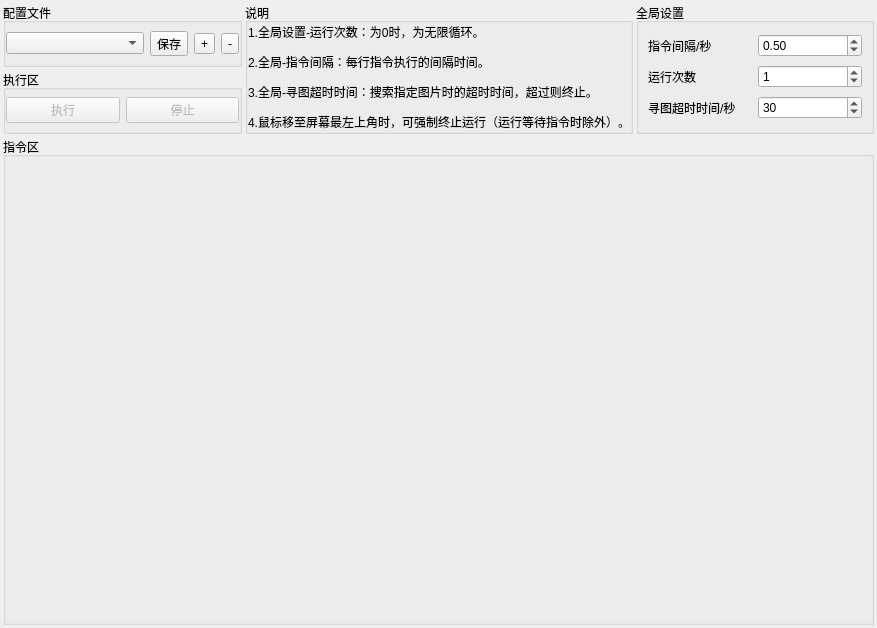
<?xml version="1.0" encoding="UTF-8"?>
<ui version="4.0">
 <class>MainWindow</class>
 <widget class="QMainWindow" name="MainWindow">
  <property name="geometry">
   <rect>
    <x>0</x>
    <y>0</y>
    <width>877</width>
    <height>628</height>
   </rect>
  </property>
  <property name="windowTitle">
   <string>waterRPA GUI版</string>
  </property>
  <widget class="QWidget" name="centralwidget">
   <layout class="QVBoxLayout" name="verticalLayout_5" stretch="0,1">
    <property name="spacing">
     <number>3</number>
    </property>
    <property name="leftMargin">
     <number>3</number>
    </property>
    <property name="topMargin">
     <number>3</number>
    </property>
    <property name="rightMargin">
     <number>3</number>
    </property>
    <property name="bottomMargin">
     <number>3</number>
    </property>
    <item>
     <layout class="QHBoxLayout" name="horizontalLayout_3">
      <item>
       <layout class="QVBoxLayout" name="verticalLayout_4">
        <item>
         <widget class="QGroupBox" name="groupBox_config">
          <property name="title">
           <string>配置文件</string>
          </property>
          <layout class="QHBoxLayout" name="horizontalLayout_2">
           <property name="leftMargin">
            <number>0</number>
           </property>
           <property name="topMargin">
            <number>0</number>
           </property>
           <property name="rightMargin">
            <number>0</number>
           </property>
           <property name="bottomMargin">
            <number>0</number>
           </property>
           <item>
            <widget class="QComboBox" name="comboBox_select_config"/>
           </item>
           <item>
            <widget class="QToolButton" name="toolButton_save_config">
             <property name="text">
              <string>保存</string>
             </property>
            </widget>
           </item>
           <item>
            <widget class="QToolButton" name="toolButton_add_config">
             <property name="text">
              <string>+</string>
             </property>
            </widget>
           </item>
           <item>
            <widget class="QToolButton" name="toolButton_delete_config">
             <property name="text">
              <string>-</string>
             </property>
            </widget>
           </item>
          </layout>
         </widget>
        </item>
        <item>
         <widget class="QGroupBox" name="groupBox_function">
          <property name="title">
           <string>执行区</string>
          </property>
          <layout class="QGridLayout" name="gridLayout">
           <property name="leftMargin">
            <number>0</number>
           </property>
           <property name="topMargin">
            <number>0</number>
           </property>
           <property name="rightMargin">
            <number>0</number>
           </property>
           <property name="bottomMargin">
            <number>0</number>
           </property>
           <item row="0" column="0">
            <widget class="QPushButton" name="pushButton_start">
             <property name="enabled">
              <bool>false</bool>
             </property>
             <property name="text">
              <string>执行</string>
             </property>
            </widget>
           </item>
           <item row="0" column="1">
            <widget class="QPushButton" name="pushButton_stop">
             <property name="enabled">
              <bool>false</bool>
             </property>
             <property name="text">
              <string>停止</string>
             </property>
            </widget>
           </item>
          </layout>
         </widget>
        </item>
       </layout>
      </item>
      <item>
       <widget class="QGroupBox" name="groupBox_info">
        <property name="title">
         <string>说明</string>
        </property>
        <layout class="QVBoxLayout" name="verticalLayout">
         <property name="spacing">
          <number>0</number>
         </property>
         <property name="leftMargin">
          <number>0</number>
         </property>
         <property name="topMargin">
          <number>0</number>
         </property>
         <property name="rightMargin">
          <number>0</number>
         </property>
         <property name="bottomMargin">
          <number>0</number>
         </property>
         <item>
          <widget class="QLabel" name="label_2">
           <property name="text">
            <string>&lt;html&gt;&lt;head/&gt;&lt;body&gt;&lt;p&gt;1.全局设置-运行次数：为0时，为无限循环。&lt;/p&gt;&lt;p&gt;2.全局-指令间隔：每行指令执行的间隔时间。&lt;/p&gt;&lt;p&gt;3.全局-寻图超时时间：搜索指定图片时的超时时间，超过则终止。&lt;/p&gt;&lt;p&gt;4.鼠标移至屏幕最左上角时，可强制终止运行（运行等待指令时除外）。&lt;/p&gt;&lt;/body&gt;&lt;/html&gt;</string>
           </property>
          </widget>
         </item>
        </layout>
       </widget>
      </item>
      <item>
       <widget class="QGroupBox" name="groupBox_setting">
        <property name="title">
         <string>全局设置</string>
        </property>
        <layout class="QVBoxLayout" name="verticalLayout_3">
         <item>
          <layout class="QHBoxLayout" name="horizontalLayout_4">
           <item>
            <widget class="QLabel" name="label_3">
             <property name="text">
              <string>指令间隔/秒</string>
             </property>
            </widget>
           </item>
           <item>
            <widget class="QDoubleSpinBox" name="doubleSpinBox_global_wait_time">
             <property name="singleStep">
              <double>0.500000000000000</double>
             </property>
             <property name="value">
              <double>0.500000000000000</double>
             </property>
            </widget>
           </item>
          </layout>
         </item>
         <item>
          <layout class="QHBoxLayout" name="horizontalLayout">
           <item>
            <widget class="QLabel" name="label">
             <property name="text">
              <string>运行次数</string>
             </property>
            </widget>
           </item>
           <item>
            <widget class="QSpinBox" name="spinBox_loop_time">
             <property name="value">
              <number>1</number>
             </property>
            </widget>
           </item>
          </layout>
         </item>
         <item>
          <layout class="QHBoxLayout" name="horizontalLayout_5">
           <item>
            <widget class="QLabel" name="label_5">
             <property name="text">
              <string>寻图超时时间/秒</string>
             </property>
            </widget>
           </item>
           <item>
            <widget class="QSpinBox" name="spinBox_find_image_timeout">
             <property name="maximum">
              <number>120</number>
             </property>
             <property name="value">
              <number>30</number>
             </property>
            </widget>
           </item>
          </layout>
         </item>
        </layout>
       </widget>
      </item>
     </layout>
    </item>
    <item>
     <widget class="QGroupBox" name="groupBox_command">
      <property name="title">
       <string>指令区</string>
      </property>
      <layout class="QVBoxLayout" name="verticalLayout_2">
       <property name="spacing">
        <number>0</number>
       </property>
       <property name="leftMargin">
        <number>0</number>
       </property>
       <property name="topMargin">
        <number>0</number>
       </property>
       <property name="rightMargin">
        <number>0</number>
       </property>
       <property name="bottomMargin">
        <number>0</number>
       </property>
      </layout>
     </widget>
    </item>
   </layout>
  </widget>
  <widget class="QMenuBar" name="menubar">
   <property name="geometry">
    <rect>
     <x>0</x>
     <y>0</y>
     <width>877</width>
     <height>22</height>
    </rect>
   </property>
  </widget>
 </widget>
 <resources/>
 <connections/>
</ui>
